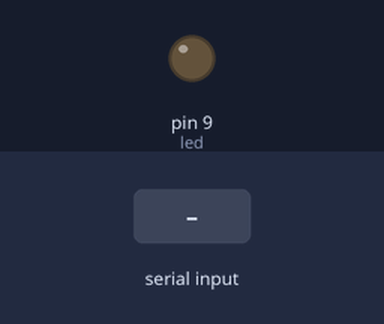
A sketch run on a simulated Arduino Uno, built with avr-gcc and run on an emulated ATmega328P. Shown: output pins drawn as LEDs (lit = HIGH). The inputs (shaded band) are chosen by the test bench.

Above: at 1.2 s.
1.3 s: byte 30 received over Serial
At 2.3 s:
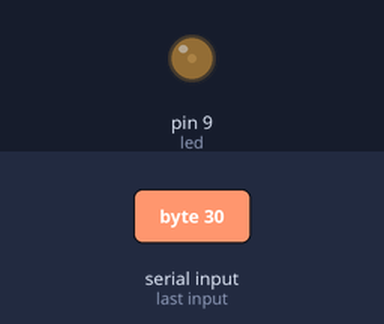
2.8 s: byte 90 received over Serial
At 3.4 s:
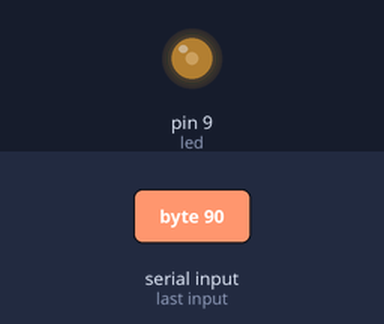
Timing chart, 0 to 5.8 s (numbered marks = the images above; inputs shaded):
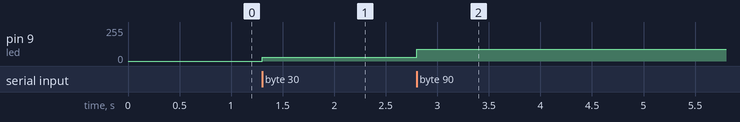

Measured:
- after the input at 1.3 s, pin 9 (led): 0/255 → 30/255 at once
- after the input at 2.8 s, pin 9 (led): 30/255 → 90/255 at once

The sketch:

exercise3week11.ino
```cpp
int led = 9;

void setup() {
  Serial.begin(9600);
  pinMode(led, OUTPUT);
}

void loop() {
  if (Serial.available()) {
    int value = Serial.read();
    analogWrite(led, value);
  }
}
```
